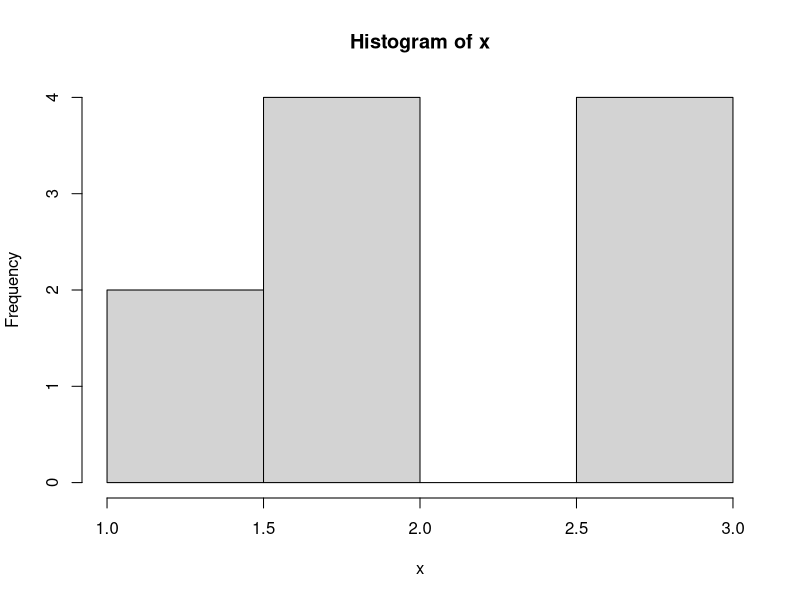
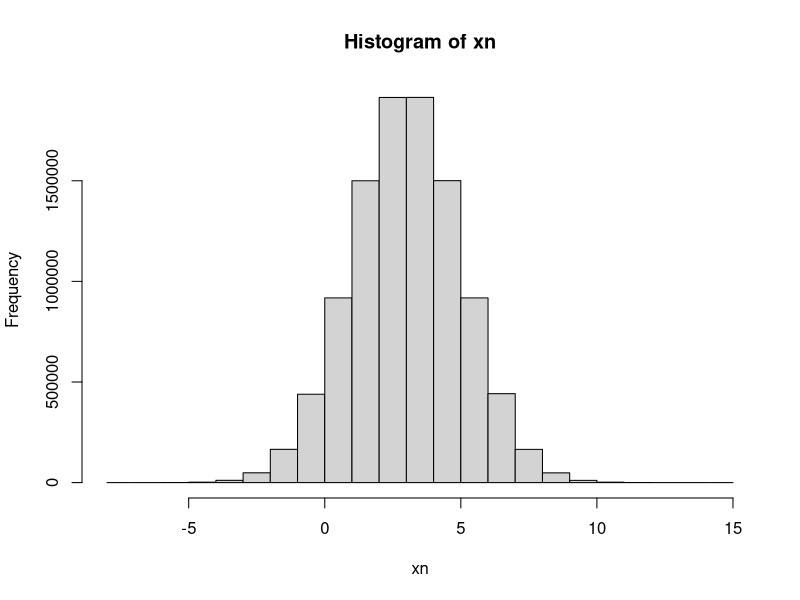

Here is the R script that generated these plots, in order: (Note: this script raises an error after producing the figures.)
#Henry Text Analytics with R
# https://github.com/datasciencedojo/IntroToTextAnalyticsWithR
#Reference: https://www.youtube.com/watch?v=4vuw0AsHeGw
# rehttps://github.com/datasciencedojo/IntroToTextAnalyticsWithR

a=1
b=2
c=1

x<-runif(10, min=1, max=3) 
hist(x)
install.packages("e1071")
library(e1071)
kurtosis(x)  
xn<-rnorm(10000000,3,2)
hist(xn)
kurtosis(xn)
qqplot(xn)
xnsample<-rnorm(200,3,2)
qqplot(xn,xnsample)
qqplot
qqnorm(xnsample)
install.packages("ExtDist")
xl<-rLaplace(1000,3,2)
